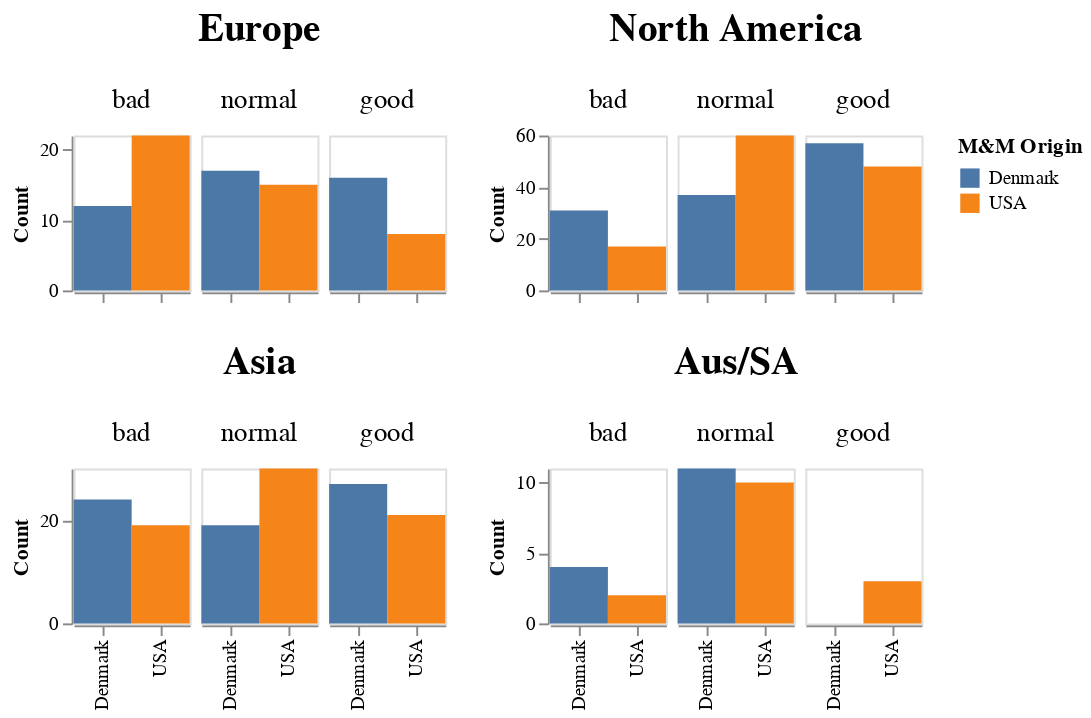

Notebook code cell kept with this figure:
### Markdown cell above
### Show distribution of taste response counts of each continent

### Code cell
w = 60
h = 80
sp = 4

eu = alt.Chart(df[df['continent_adj']=='Europe'],).mark_bar(size=30).encode(
    alt.Y("count(taste_response):N",title="Count"),
    alt.X("mnm_origin",title='',sort=taste_order, # not sure why this sort is needed but it is
          axis=alt.Axis(labels=False)),
    alt.Color("mnm_origin:N",title='M&M Origin'),
    alt.Column("taste_response:N",sort=taste_order,spacing=sp,
               header=alt.Header(labelFontSize=14,title='Europe',titleFontSize=20)),
).properties(
    width=w,
    height=h,
)

na = alt.Chart(df[df['continent_adj']=='North America'],).mark_bar(size=30).encode(
    alt.Y("count(taste_response):N",title="Count"),
    alt.X("mnm_origin",title='',sort=taste_order, # not sure why this sort is needed but it is
          axis=alt.Axis(labels=False)),
    alt.Color("mnm_origin:N"),
    alt.Column("taste_response:N",sort=taste_order,spacing=sp,
               header=alt.Header(labelFontSize=14,title='North America',titleFontSize=20)),
).properties(
    width=w,
    height=h,
)

asi = alt.Chart(df[df['continent_adj']=='Asia'],).mark_bar(size=30).encode(
    alt.Y("count(taste_response):N",title="Count"),
    alt.X("mnm_origin",title='',sort=taste_order), # not sure why this sort is needed but it is
    alt.Color("mnm_origin:N"),
    alt.Column("taste_response:N",sort=taste_order,spacing=sp,
               header=alt.Header(labelFontSize=14,title='Asia',titleFontSize=20)),
).properties(
    width=w,
    height=h,
)

ausa = alt.Chart(df[df['continent_adj']=='Aus/SA'],).mark_bar(size=30).encode(
    alt.Y("count(taste_response):N",title="Count"),
    alt.X("mnm_origin",title=''), # not sure why this sort is NOT needed when the others are?
    alt.Color("mnm_origin:N"),
    alt.Column("taste_response:N",sort=taste_order,spacing=sp,
               header=alt.Header(labelFontSize=14,title='Aus/SA',titleFontSize=20)),
    order=alt.Order('column_taste_response_sort_index:Q')
).properties(
    width=w,
    height=h,
)

euna = alt.hconcat(eu,na)
aa = alt.hconcat(asi,ausa)
alt.vconcat(euna,aa
).configure_axis(
    grid=False,
)

### Figure 1 — Vega-Lite specification as saved in the notebook (floating-point values rounded to 4 significant figures; data arrays with more than 128 entries replaced by an {"elided": "..."} marker saying what was removed)
{"config": {"view": {"continuousWidth": 300, "continuousHeight": 300}, "axis": {"grid": false}}, "vconcat": [{"hconcat": [{"data": {"name": "data-2aa8c33ef902a4017a8786e2e0ba7dd1"}, "mark": {"type": "bar", "size": 30}, "encoding": {"color": {"field": "mnm_origin", "title": "M&M Origin", "type": "nominal"}, "column": {"field": "taste_response", "header": {"labelFontSize": 14, "title": "Europe", "titleFontSize": 20}, "sort": ["bad", "normal", "good"], "spacing": 4, "type": "nominal"}, "x": {"axis": {"labels": false}, "field": "mnm_origin", "sort": ["bad", "normal", "good"], "title": "", "type": "nominal"}, "y": {"aggregate": "count", "field": "taste_response", "title": "Count", "type": "nominal"}}, "height": 80, "width": 60}, {"data": {"name": "data-5fa99110b27bc5583dcaef94e3459d5f"}, "mark": {"type": "bar", "size": 30}, "encoding": {"color": {"field": "mnm_origin", "type": "nominal"}, "column": {"field": "taste_response", "header": {"labelFontSize": 14, "title": "North America", "titleFontSize": 20}, "sort": ["bad", "normal", "good"], "spacing": 4, "type": "nominal"}, "x": {"axis": {"labels": false}, "field": "mnm_origin", "sort": ["bad", "normal", "good"], "title": "", "type": "nominal"}, "y": {"aggregate": "count", "field": "taste_response", "title": "Count", "type": "nominal"}}, "height": 80, "width": 60}]}, {"hconcat": [{"data": {"name": "data-ca667c4864c69c34bdb8767a28ece9ac"}, "mark": {"type": "bar", "size": 30}, "encoding": {"color": {"field": "mnm_origin", "type": "nominal"}, "column": {"field": "taste_response", "header": {"labelFontSize": 14, "title": "Asia", "titleFontSize": 20}, "sort": ["bad", "normal", "good"], "spacing": 4, "type": "nominal"}, "x": {"field": "mnm_origin", "sort": ["bad", "normal", "good"], "title": "", "type": "nominal"}, "y": {"aggregate": "count", "field": "taste_response", "title": "Count", "type": "nominal"}}, "height": 80, "width": 60}, {"data": {"name": "data-508cd11c892c8abbfdfdf27cc66c98ea"}, "mark": {"type": "bar", "size": 30}, "encoding": {"color": {"field": "mnm_origin", "type": "nominal"}, "column": {"field": "taste_response", "header": {"labelFontSize": 14, "title": "Aus/SA", "titleFontSize": 20}, "sort": ["bad", "normal", "good"], "spacing": 4, "type": "nominal"}, "order": {"field": "column_taste_response_sort_index", "type": "quantitative"}, "x": {"field": "mnm_origin", "title": "", "type": "nominal"}, "y": {"aggregate": "count", "field": "taste_response", "title": "Count", "type": "nominal"}}, "height": 80, "width": 60}]}], "$schema": "https://vega.github.io/schema/vega-lite/v5.8.0.json", "datasets": {"data-2aa8c33ef902a4017a8786e2e0ba7dd1": [{"participant_id": 2, "mnm_id": 2, "mnm_color": "blue", "taste_response": "normal", "notes": "", "continent": "Europe", "mnm_origin": "Denmark", "continent_adj": "Europe"}, {"participant_id": 2, "mnm_id": 2, "mnm_color": "brown", "taste_response": "normal", "notes": "", "continent": "Europe", "mnm_origin": "Denmark", "continent_adj": "Europe"}, {"participant_id": 2, "mnm_id": 1, "mnm_color": "yellow", "taste_response": "bad", "notes": "", "continent": "Europe", "mnm_origin": "USA", "continent_adj": "Europe"}, {"participant_id": 2, "mnm_id": 1, "mnm_color": "blue", "taste_response": "bad", "notes": "still taste the chemical but not as bad as the last one", "continent": "Europe", "mnm_origin": "USA", "continent_adj": "Europe"}, {"participant_id": 2, "mnm_id": 2, "mnm_color": "red", "taste_response": "normal", "notes": "", "continent": "Europe", "mnm_origin": "Denmark", "continent_adj": "Europe"}, {"participant_id": 2, "mnm_id": 1, "mnm_color": "green", "taste_response": "bad", "notes": "", "continent": "Europe", "mnm_origin": "USA", "continent_adj": "Europe"}, {"participant_id": 2, "mnm_id": 2, "mnm_color": "brown", "taste_response": "normal", "notes": "", "continent": "Europe", "mnm_origin": "Denmark", "continent_adj": "Europe"}, {"participant_id": 2, "mnm_id": 2, "mnm_color": "orange", "taste_response": "normal", "notes": "", "continent": "Europe", "mnm_origin": "Denmark", "continent_adj": "Europe"}, {"participant_id": 2, "mnm_id": 1, "mnm_color": "green", "taste_response": "bad", "notes": "", "continent": "Europe", "mnm_origin": "USA", "continent_adj": "Europe"}, {"participant_id": 2, "mnm_id": 1, "mnm_color": "blue", "taste_response": "bad", "notes": "", "continent": "Europe", "mnm_origin": "USA", "continent_adj": "Europe"}, {"participant_id": 4, "mnm_id": 1, "mnm_color": "green", "taste_response": "normal", "notes": "", "continent": "Europe", "mnm_origin": "USA", "continent_adj": "Europe"}, {"participant_id": 4, "mnm_id": 1, "mnm_color": "orange", "taste_response": "normal", "notes": "", "continent": "Europe", "mnm_origin": "USA", "continent_adj": "Europe"}, {"participant_id": 4, "mnm_id": 1, "mnm_color": "brown", "taste_response": "normal", "notes": "", "continent": "Europe", "mnm_origin": "USA", "continent_adj": "Europe"}, {"participant_id": 4, "mnm_id": 2, "mnm_color": "brown", "taste_response": "bad", "notes": "", "continent": "Europe", "mnm_origin": "Denmark", "continent_adj": "Europe"}, {"participant_id": 4, "mnm_id": 1, "mnm_color": "blue", "taste_response": "normal", "notes": "", "continent": "Europe", "mnm_origin": "USA", "continent_adj": "Europe"}, {"participant_id": 4, "mnm_id": 2, "mnm_color": "red", "taste_response": "bad", "notes": "", "continent": "Europe", "mnm_origin": "Denmark", "continent_adj": "Europe"}, {"participant_id": 4, "mnm_id": 2, "mnm_color": "orange", "taste_response": "normal", "notes": "", "continent": "Europe", "mnm_origin": "Denmark", "continent_adj": "Europe"}, {"participant_id": 4, "mnm_id": 2, "mnm_color": "green", "taste_response": "bad", "notes": "different taste but different than the other different tastes", "continent": "Europe", "mnm_origin": "Denmark", "continent_adj": "Europe"}, {"participant_id": 4, "mnm_id": 1, "mnm_color": "orange", "taste_response": "bad", "notes": "", "continent": "Europe", "mnm_origin": "USA", "continent_adj": "Europe"}, {"participant_id": 4, "mnm_id": 2, "mnm_color": "blue", "taste_response": "normal", "notes": "", "continent": "Europe", "mnm_origin": "Denmark", "continent_adj": "Europe"}, {"participant_id": 5, "mnm_id": 2, "mnm_color": "orange", "taste_response": "bad", "notes": "actually quite bad", "continent": "Europe", "mnm_origin": "Denmark", "continent_adj": "Europe"}, {"participant_id": 5, "mnm_id": 1, "mnm_color": "red", "taste_response": "normal", "notes": "not as bad", "continent": "Europe", "mnm_origin": "USA", "continent_adj": "Europe"}, {"participant_id": 5, "mnm_id": 2, "mnm_color": "brown", "taste_response": "good", "notes": "", "continent": "Europe", "mnm_origin": "Denmark", "continent_adj": "Europe"}, {"participant_id": 5, "mnm_id": 2, "mnm_color": "green", "taste_response": "good", "notes": "", "continent": "Europe", "mnm_origin": "Denmark", "continent_adj": "Europe"}, {"participant_id": 5, "mnm_id": 1, "mnm_color": "green", "taste_response": "bad", "notes": "", "continent": "Europe", "mnm_origin": "USA", "continent_adj": "Europe"}, {"participant_id": 5, "mnm_id": 2, "mnm_color": "red", "taste_response": "normal", "notes": "", "continent": "Europe", "mnm_origin": "Denmark", "continent_adj": "Europe"}, {"participant_id": 5, "mnm_id": 1, "mnm_color": "orange", "taste_response": "bad", "notes": "", "continent": "Europe", "mnm_origin": "USA", "continent_adj": "Europe"}, {"participant_id": 5, "mnm_id": 2, "mnm_color": "orange", "taste_response": "normal", "notes": "", "continent": "Europe", "mnm_origin": "Denmark", "continent_adj": "Europe"}, {"participant_id": 5, "mnm_id": 1, "mnm_color": "blue", "taste_response": "bad", "notes": "", "continent": "Europe", "mnm_origin": "USA", "continent_adj": "Europe"}, {"participant_id": 5, "mnm_id": 1, "mnm_color": "brown", "taste_response": "bad", "notes": "very bad ", "continent": "Europe", "mnm_origin": "USA", "continent_adj": "Europe"}, {"participant_id": 8, "mnm_id": 2, "mnm_color": "yellow", "taste_response": "normal", "notes": "", "continent": "Europe", "mnm_origin": "Denmark", "continent_adj": "Europe"}, {"participant_id": 8, "mnm_id": 2, "mnm_color": "red", "taste_response": "normal", "notes": "Tastes like European smarties, or Canadian ", "continent": "Europe", "mnm_origin": "Denmark", "continent_adj": "Europe"}, {"participant_id": 8, "mnm_id": 1, "mnm_color": "yellow", "taste_response": "bad", "notes": "That's digusting", "continent": "Europe", "mnm_origin": "USA", "continent_adj": "Europe"}, {"participant_id": 8, "mnm_id": 1, "mnm_color": "blue", "taste_response": "normal", "notes": "Kinda bad", "continent": "Europe", "mnm_origin": "USA", "continent_adj": "Europe"}, {"participant_id": 8, "mnm_id": 2, "mnm_color": "brown", "taste_response": "good", "notes": "Like coconut", "continent": "Europe", "mnm_origin": "Denmark", "continent_adj": "Europe"}, {"participant_id": 8, "mnm_id": 1, "mnm_color": "orange", "taste_response": "bad", "notes": "Gags", "continent": "Europe", "mnm_origin": "USA", "continent_adj": "Europe"}, {"participant_id": 8, "mnm_id": 2, "mnm_color": "orange", "taste_response": "good", "notes": "Smartie again ", "continent": "Europe", "mnm_origin": "Denmark", "continent_adj": "Europe"}, {"participant_id": 8, "mnm_id": 2, "mnm_color": "green", "taste_response": "good", "notes": "Coconut", "continent": "Europe", "mnm_origin": "Denmark", "continent_adj": "Europe"}, {"participant_id": 8, "mnm_id": 1, "mnm_color": "red", "taste_response": "bad", "notes": "Disgusting", "continent": "Europe", "mnm_origin": "USA", "continent_adj": "Europe"}, {"participant_id": 8, "mnm_id": 1, "mnm_color": "orange", "taste_response": "normal", "notes": "Old mnm ", "continent": "Europe", "mnm_origin": "USA", "continent_adj": "Europe"}, {"participant_id": 17, "mnm_id": 2, "mnm_color": "green", "taste_response": "normal", "notes": "", "continent": "Europe", "mnm_origin": "Denmark", "continent_adj": "Europe"}, {"participant_id": 17, "mnm_id": 1, "mnm_color": "blue", "taste_response": "good", "notes": "", "continent": "Europe", "mnm_origin": "USA", "continent_adj": "Europe"}, {"participant_id": 17, "mnm_id": 1, "mnm_color": "brown", "taste_response": "normal", "notes": "", "continent": "Europe", "mnm_origin": "USA", "continent_adj": "Europe"}, {"participant_id": 17, "mnm_id": 2, "mnm_color": "yellow", "taste_response": "bad", "notes": "", "continent": "Europe", "mnm_origin": "Denmark", "continent_adj": "Europe"}, {"participant_id": 17, "mnm_id": 2, "mnm_color": "red", "taste_response": "normal", "notes": "", "continent": "Europe", "mnm_origin": "Denmark", "continent_adj": "Europe"}, {"participant_id": 17, "mnm_id": 2, "mnm_color": "brown", "taste_response": "bad", "notes": "", "continent": "Europe", "mnm_origin": "Denmark", "continent_adj": "Europe"}, {"participant_id": 17, "mnm_id": 1, "mnm_color": "green", "taste_response": "good", "notes": "", "continent": "Europe", "mnm_origin": "USA", "continent_adj": "Europe"}, {"participant_id": 17, "mnm_id": 2, "mnm_color": "green", "taste_response": "normal", "notes": "", "continent": "Europe", "mnm_origin": "Denmark", "continent_adj": "Europe"}, {"participant_id": 17, "mnm_id": 1, "mnm_color": "red", "taste_response": "bad", "notes": "", "continent": "Europe", "mnm_origin": "USA", "continent_adj": "Europe"}, {"participant_id": 17, "mnm_id": 1, "mnm_color": "orange", "taste_response": "bad", "notes": "REALLY bad", "continent": "Europe", "mnm_origin": "USA", "continent_adj": "Europe"}, {"participant_id": 24, "mnm_id": 2, "mnm_color": "orange", "taste_response": "normal", "notes": "", "continent": "Europe", "mnm_origin": "Denmark", "continent_adj": "Europe"}, {"participant_id": 24, "mnm_id": 2, "mnm_color": "red", "taste_response": "good", "notes": "", "continent": "Europe", "mnm_origin": "Denmark", "continent_adj": "Europe"}, {"participant_id": 24, "mnm_id": 1, "mnm_color": "blue", "taste_response": "good", "notes": "", "continent": "Europe", "mnm_origin": "USA", "continent_adj": "Europe"}, {"participant_id": 24, "mnm_id": 2, "mnm_color": "blue", "taste_response": "bad", "notes": "", "continent": "Europe", "mnm_origin": "Denmark", "continent_adj": "Europe"}, {"participant_id": 24, "mnm_id": 1, "mnm_color": "blue", "taste_response": "bad", "notes": "", "continent": "Europe", "mnm_origin": "USA", "continent_adj": "Europe"}, {"participant_id": 24, "mnm_id": 1, "mnm_color": "orange", "taste_response": "good", "notes": "", "continent": "Europe", "mnm_origin": "USA", "continent_adj": "Europe"}, {"participant_id": 24, "mnm_id": 2, "mnm_color": "yellow", "taste_response": "good", "notes": "", "continent": "Europe", "mnm_origin": "Denmark", "continent_adj": "Europe"}, {"participant_id": 24, "mnm_id": 1, "mnm_color": "red", "taste_response": "bad", "notes": "", "continent": "Europe", "mnm_origin": "USA", "continent_adj": "Europe"}, {"participant_id": 24, "mnm_id": 1, "mnm_color": "green", "taste_response": "normal", "notes": "", "continent": "Europe", "mnm_origin": "USA", "continent_adj": "Europe"}, {"participant_id": 24, "mnm_id": 2, "mnm_color": "orange", "taste_response": "bad", "notes": "", "continent": "Europe", "mnm_origin": "Denmark", "continent_adj": "Europe"}, {"participant_id": 41, "mnm_id": 1, "mnm_color": "orange", "taste_response": "normal", "notes": "", "continent": "Europe", "mnm_origin": "USA", "continent_adj": "Europe"}, {"participant_id": 41, "mnm_id": 2, "mnm_color": "orange", "taste_response": "good", "notes": "", "continent": "Europe", "mnm_origin": "Denmark", "continent_adj": "Europe"}, {"participant_id": 41, "mnm_id": 2, "mnm_color": "green", "taste_response": "good", "notes": "", "continent": "Europe", "mnm_origin": "Denmark", "continent_adj": "Europe"}, {"participant_id": 41, "mnm_id": 2, "mnm_color": "yellow", "taste_response": "normal", "notes": "", "continent": "Europe", "mnm_origin": "Denmark", "continent_adj": "Europe"}, {"participant_id": 41, "mnm_id": 1, "mnm_color": "red", "taste_response": "bad", "notes": "for sure", "continent": "Europe", "mnm_origin": "USA", "continent_adj": "Europe"}, {"participant_id": 41, "mnm_id": 1, "mnm_color": "blue", "taste_response": "normal", "notes": "", "continent": "Europe", "mnm_origin": "USA", "continent_adj": "Europe"}, {"participant_id": 41, "mnm_id": 1, "mnm_color": "green", "taste_response": "normal", "notes": "", "continent": "Europe", "mnm_origin": "USA", "continent_adj": "Europe"}, {"participant_id": 41, "mnm_id": 2, "mnm_color": "brown", "taste_response": "bad", "notes": "quick response", "continent": "Europe", "mnm_origin": "Denmark", "continent_adj": "Europe"}, {"participant_id": 41, "mnm_id": 1, "mnm_color": "yellow", "taste_response": "good", "notes": "", "continent": "Europe", "mnm_origin": "USA", "continent_adj": "Europe"}, {"participant_id": 41, "mnm_id": 2, "mnm_color": "red", "taste_response": "bad", "notes": "", "continent": "Europe", "mnm_origin": "Denmark", "continent_adj": "Europe"}, {"participant_id": 46, "mnm_id": 1, "mnm_color": "blue", "taste_response": "good", "notes": "", "continent": "Europe", "mnm_origin": "USA", "continent_adj": "Europe"}, {"participant_id": 46, "mnm_id": 1, "mnm_color": "yellow", "taste_response": "normal", "notes": "", "continent": "Europe", "mnm_origin": "USA", "continent_adj": "Europe"}, {"participant_id": 46, "mnm_id": 2, "mnm_color": "yellow", "taste_response": "good", "notes": "", "continent": "Europe", "mnm_origin": "Denmark", "continent_adj": "Europe"}, {"participant_id": 46, "mnm_id": 1, "mnm_color": "brown", "taste_response": "normal", "notes": "", "continent": "Europe", "mnm_origin": "USA", "continent_adj": "Europe"}, {"participant_id": 46, "mnm_id": 2, "mnm_color": "brown", "taste_response": "good", "notes": "", "continent": "Europe", "mnm_origin": "Denmark", "continent_adj": "Europe"}, {"participant_id": 46, "mnm_id": 2, "mnm_color": "orange", "taste_response": "good", "notes": "", "continent": "Europe", "mnm_origin": "Denmark", "continent_adj": "Europe"}, {"participant_id": 46, "mnm_id": 1, "mnm_color": "orange", "taste_response": "bad", "notes": "", "continent": "Europe", "mnm_origin": "USA", "continent_adj": "Europe"}, {"participant_id": 46, "mnm_id": 1, "mnm_color": "blue", "taste_response": "normal", "notes": "", "continent": "Europe", "mnm_origin": "USA", "continent_adj": "Europe"}, {"participant_id": 46, "mnm_id": 2, "mnm_color": "blue", "taste_response": "good", "notes": "the best one ever", "continent": "Europe", "mnm_origin": "Denmark", "continent_adj": "Europe"}, {"participant_id": 46, "mnm_id": 2, "mnm_color": "red", "taste_response": "normal", "notes": "", "continent": "Europe", "mnm_origin": "Denmark", "continent_adj": "Europe"}, {"participant_id": 52, "mnm_id": 1, "mnm_color": "orange", "taste_response": "bad", "notes": "", "continent": "Europe", "mnm_origin": "USA", "continent_adj": "Europe"}, {"participant_id": 52, "mnm_id": 2, "mnm_color": "orange", "taste_response": "good", "notes": "", "continent": "Europe", "mnm_origin": "Denmark", "continent_adj": "Europe"}, {"participant_id": 52, "mnm_id": 2, "mnm_color": "green", "taste_response": "good", "notes": "", "continent": "Europe", "mnm_origin": "Denmark", "continent_adj": "Europe"}, {"participant_id": 52, "mnm_id": 1, "mnm_color": "green", "taste_response": "bad", "notes": "", "continent": "Europe", "mnm_origin": "USA", "continent_adj": "Europe"}, {"participant_id": 52, "mnm_id": 1, "mnm_color": "blue", "taste_response": "good", "notes": "", "continent": "Europe", "mnm_origin": "USA", "continent_adj": "Europe"}, {"participant_id": 52, "mnm_id": 1, "mnm_color": "red", "taste_response": "good", "notes": "", "continent": "Europe", "mnm_origin": "USA", "continent_adj": "Europe"}, {"participant_id": 52, "mnm_id": 2, "mnm_color": "red", "taste_response": "bad", "notes": "", "continent": "Europe", "mnm_origin": "Denmark", "continent_adj": "Europe"}, {"participant_id": 52, "mnm_id": 1, "mnm_color": "brown", "taste_response": "bad", "notes": "", "continent": "Europe", "mnm_origin": "USA", "continent_adj": "Europe"}, {"participant_id": 52, "mnm_id": 2, "mnm_color": "brown", "taste_response": "good", "notes": "", "continent": "Europe", "mnm_origin": "Denmark", "continent_adj": "Europe"}, {"participant_id": 52, "mnm_id": 2, "mnm_color": "yellow", "taste_response": "bad", "notes": "", "continent": "Europe", "mnm_origin": "Denmark", "continent_adj": "Europe"}], "data-5fa99110b27bc5583dcaef94e3459d5f": {"elided": "250 records"}, "data-ca667c4864c69c34bdb8767a28ece9ac": {"elided": "140 records"}, "data-508cd11c892c8abbfdfdf27cc66c98ea": [{"participant_id": 9, "mnm_id": 1, "mnm_color": "yellow", "taste_response": "normal", "notes": "", "continent": "Australia", "mnm_origin": "USA", "continent_adj": "Aus/SA"}, {"participant_id": 9, "mnm_id": 1, "mnm_color": "green", "taste_response": "good", "notes": "", "continent": "Australia", "mnm_origin": "USA", "continent_adj": "Aus/SA"}, {"participant_id": 9, "mnm_id": 2, "mnm_color": "brown", "taste_response": "bad", "notes": "On the shit side", "continent": "Australia", "mnm_origin": "Denmark", "continent_adj": "Aus/SA"}, {"participant_id": 9, "mnm_id": 1, "mnm_color": "blue", "taste_response": "bad", "notes": "", "continent": "Australia", "mnm_origin": "USA", "continent_adj": "Aus/SA"}, {"participant_id": 9, "mnm_id": 2, "mnm_color": "green", "taste_response": "bad", "notes": "That was worse", "continent": "Australia", "mnm_origin": "Denmark", "continent_adj": "Aus/SA"}, {"participant_id": 9, "mnm_id": 2, "mnm_color": "orange", "taste_response": "normal", "notes": "", "continent": "Australia", "mnm_origin": "Denmark", "continent_adj": "Aus/SA"}, {"participant_id": 9, "mnm_id": 1, "mnm_color": "brown", "taste_response": "good", "notes": "", "continent": "Australia", "mnm_origin": "USA", "continent_adj": "Aus/SA"}, {"participant_id": 9, "mnm_id": 1, "mnm_color": "yellow", "taste_response": "good", "notes": "", "continent": "Australia", "mnm_origin": "USA", "continent_adj": "Aus/SA"}, {"participant_id": 9, "mnm_id": 2, "mnm_color": "green", "taste_response": "bad", "notes": "", "continent": "Australia", "mnm_origin": "Denmark", "continent_adj": "Aus/SA"}, {"participant_id": 9, "mnm_id": 2, "mnm_color": "red", "taste_response": "normal", "notes": "", "continent": "Australia", "mnm_origin": "Denmark", "continent_adj": "Aus/SA"}, {"participant_id": 13, "mnm_id": 2, "mnm_color": "red", "taste_response": "normal", "notes": "", "continent": "South America", "mnm_origin": "Denmark", "continent_adj": "Aus/SA"}, {"participant_id": 13, "mnm_id": 1, "mnm_color": "green", "taste_response": "normal", "notes": "", "continent": "South America", "mnm_origin": "USA", "continent_adj": "Aus/SA"}, {"participant_id": 13, "mnm_id": 2, "mnm_color": "orange", "taste_response": "normal", "notes": "", "continent": "South America", "mnm_origin": "Denmark", "continent_adj": "Aus/SA"}, {"participant_id": 13, "mnm_id": 2, "mnm_color": "green", "taste_response": "normal", "notes": "", "continent": "South America", "mnm_origin": "Denmark", "continent_adj": "Aus/SA"}, {"participant_id": 13, "mnm_id": 2, "mnm_color": "yellow", "taste_response": "normal", "notes": "", "continent": "South America", "mnm_origin": "Denmark", "continent_adj": "Aus/SA"}, {"participant_id": 13, "mnm_id": 1, "mnm_color": "orange", "taste_response": "normal", "notes": "Tastes a bit different but still normal", "continent": "South America", "mnm_origin": "USA", "continent_adj": "Aus/SA"}, {"participant_id": 13, "mnm_id": 1, "mnm_color": "brown", "taste_response": "normal", "notes": "", "continent": "South America", "mnm_origin": "USA", "continent_adj": "Aus/SA"}, {"participant_id": 13, "mnm_id": 2, "mnm_color": "blue", "taste_response": "normal", "notes": "", "continent": "South America", "mnm_origin": "Denmark", "continent_adj": "Aus/SA"}, {"participant_id": 13, "mnm_id": 1, "mnm_color": "green", "taste_response": "normal", "notes": "Something different", "continent": "South America", "mnm_origin": "USA", "continent_adj": "Aus/SA"}, {"participant_id": 13, "mnm_id": 1, "mnm_color": "blue", "taste_response": "normal", "notes": "", "continent": "South America", "mnm_origin": "USA", "continent_adj": "Aus/SA"}, {"participant_id": 14, "mnm_id": 2, "mnm_color": "blue", "taste_response": "normal", "notes": "", "continent": "South America", "mnm_origin": "Denmark", "continent_adj": "Aus/SA"}, {"participant_id": 14, "mnm_id": 1, "mnm_color": "orange", "taste_response": "bad", "notes": "", "continent": "South America", "mnm_origin": "USA", "continent_adj": "Aus/SA"}, {"participant_id": 14, "mnm_id": 1, "mnm_color": "green", "taste_response": "normal", "notes": "", "continent": "South America", "mnm_origin": "USA", "continent_adj": "Aus/SA"}, {"participant_id": 14, "mnm_id": 2, "mnm_color": "orange", "taste_response": "normal", "notes": "", "continent": "South America", "mnm_origin": "Denmark", "continent_adj": "Aus/SA"}, {"participant_id": 14, "mnm_id": 2, "mnm_color": "brown", "taste_response": "normal", "notes": "", "continent": "South America", "mnm_origin": "Denmark", "continent_adj": "Aus/SA"}, {"participant_id": 14, "mnm_id": 2, "mnm_color": "yellow", "taste_response": "normal", "notes": "", "continent": "South America", "mnm_origin": "Denmark", "continent_adj": "Aus/SA"}, {"participant_id": 14, "mnm_id": 1, "mnm_color": "green", "taste_response": "normal", "notes": "", "continent": "South America", "mnm_origin": "USA", "continent_adj": "Aus/SA"}, {"participant_id": 14, "mnm_id": 2, "mnm_color": "green", "taste_response": "bad", "notes": "", "continent": "South America", "mnm_origin": "Denmark", "continent_adj": "Aus/SA"}, {"participant_id": 14, "mnm_id": 1, "mnm_color": "blue", "taste_response": "normal", "notes": "", "continent": "South America", "mnm_origin": "USA", "continent_adj": "Aus/SA"}, {"participant_id": 14, "mnm_id": 1, "mnm_color": "red", "taste_response": "normal", "notes": "", "continent": "South America", "mnm_origin": "USA", "continent_adj": "Aus/SA"}]}}
